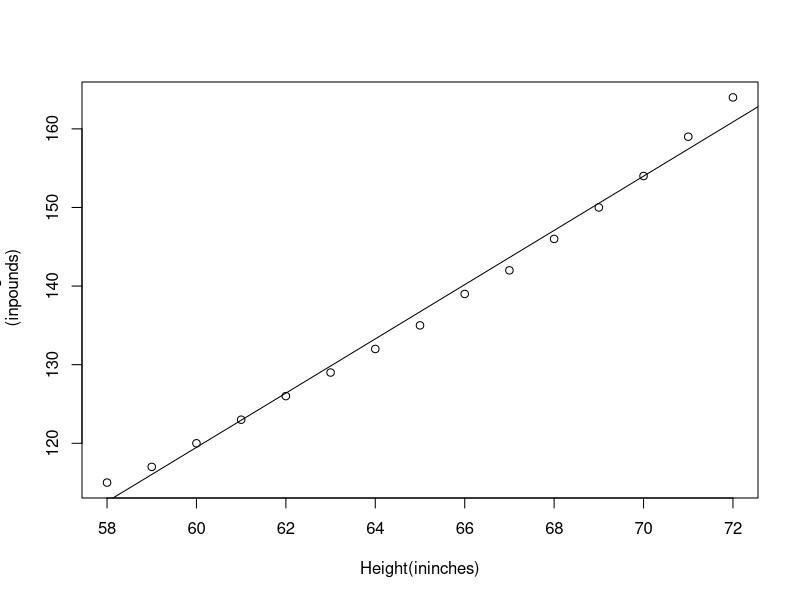
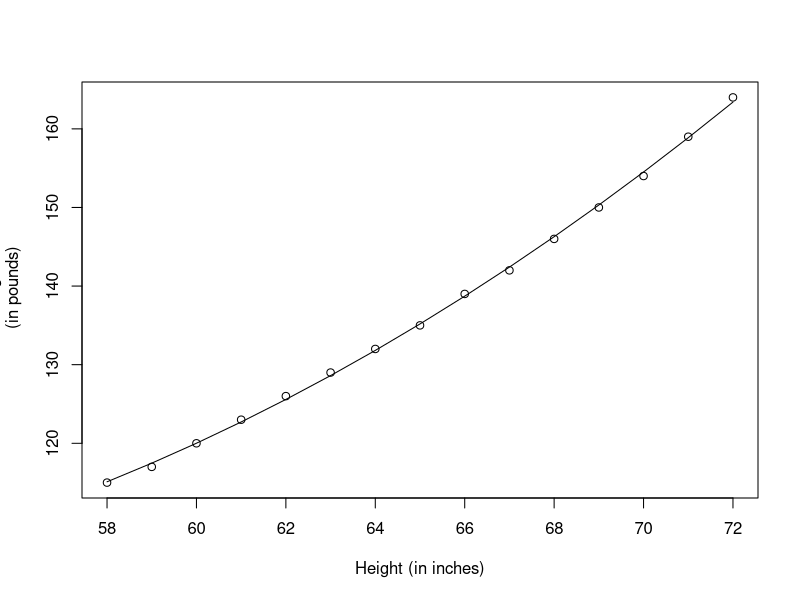
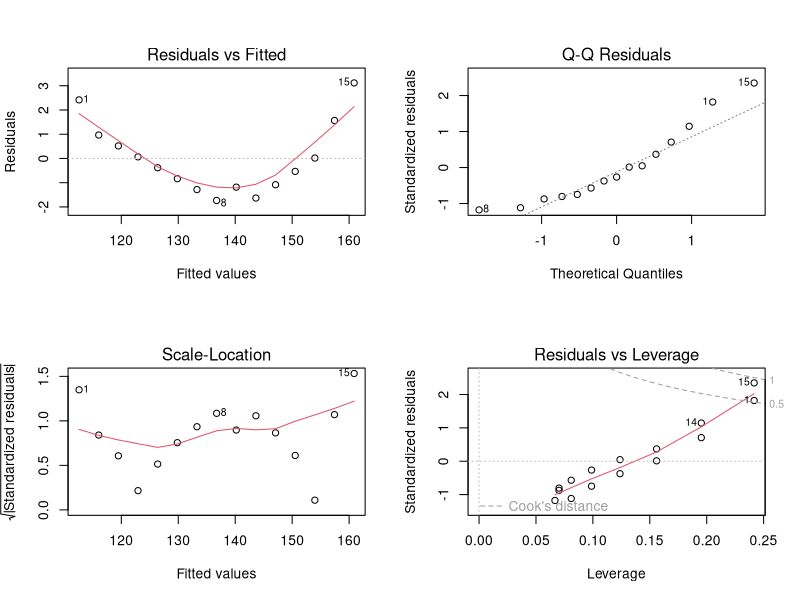
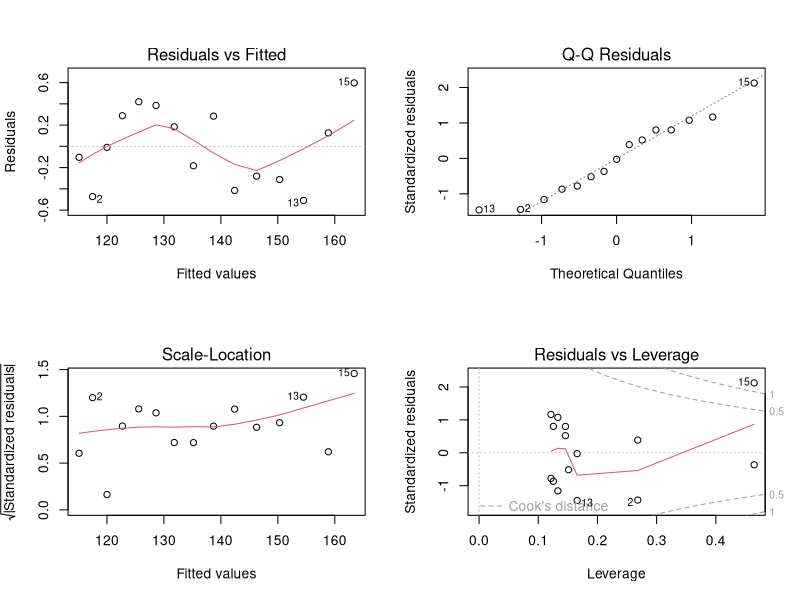
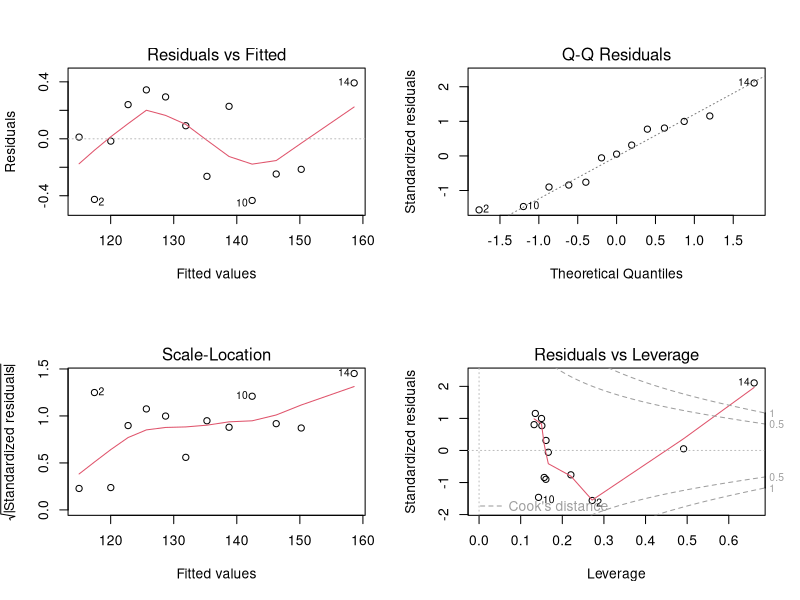
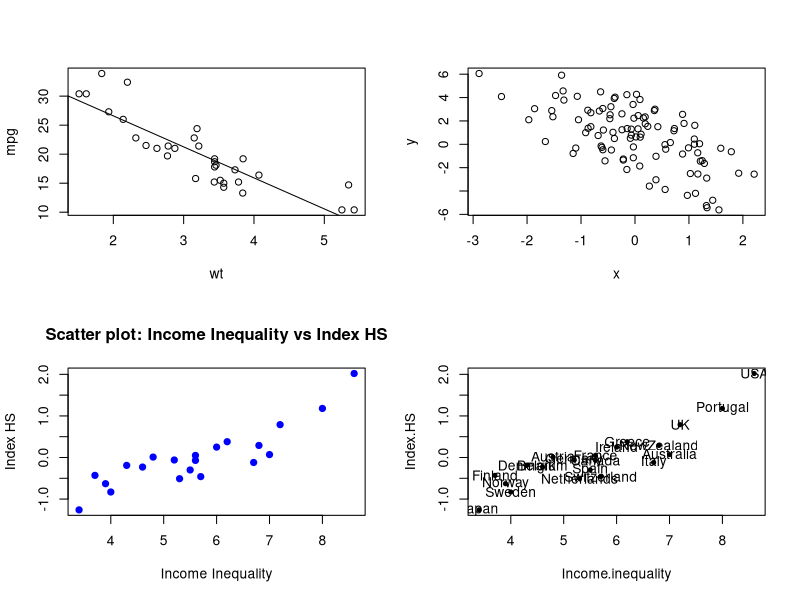
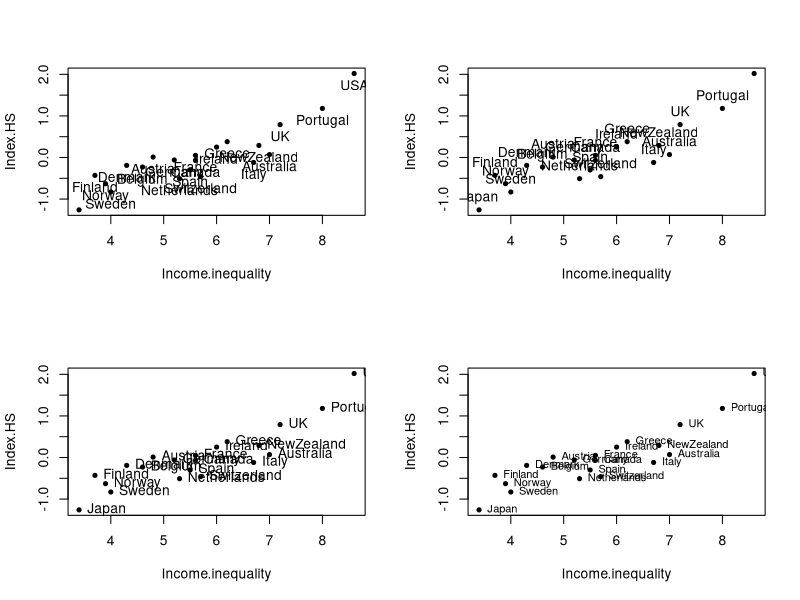
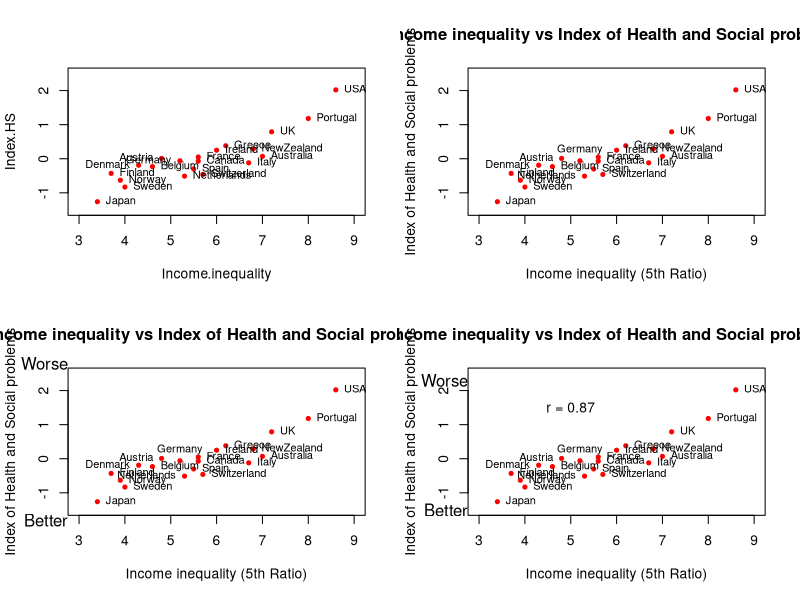

These charts were generated, in order, by the following R code:
## ---- chunk 1
data("women")
 fit<-lm(weight~height, data=women)
 summary(fit)
## ---- chunk 2
women$weight
## ---- chunk 3
fitted(fit)
## ---- chunk 4
residuals(fit)
## ---- chunk 5
plot(women$height,women$weight,xlab="Height(ininches)",ylab="Weight
 (inpounds)")
 abline(fit)
## ---- chunk 6
fit2<- lm(weight~height+I(height^2), data=women)
 summary(fit2)
## ---- chunk 7
plot(women$height,women$weight,xlab="Height (in inches)",ylab="Weight
 (in pounds)")
 lines(women$height,fitted(fit2))
## ---- chunk 8
fit<- lm(weight~height,data=women)
 par(mfrow=c(2,2))
 plot(fit)
## ---- chunk 9
 fit2<- lm(weight~height+I(height^2), data=women)
 par(mfrow=c(2,2))
 plot(fit2)
## ---- chunk 10
newfit<-lm(weight~height+I(height^2),data=women[-c(13,15),])
 par(mfrow=c(2,2))
 plot(newfit)
## ---- chunk 11
 plot(mpg~wt,data=mtcars)
 model<- lm(mpg~wt, data=mtcars)
 #plot(model)
 abline(model)
## ---- chunk 12
summary(model)
## ---- chunk 13
predict(model,newdata=data.frame(wt=6))
## ---- chunk 14
 x <- rnorm(10)
 pnorm(2)
 
 x <- rnorm(10, 20, 2)
## ---- chunk 15
set.seed(1)
 rnorm(5)
## ---- chunk 16
 ## Always set your seed!
 set.seed(20)
 ## Simulate predictor variable
 x <- rnorm(100)
 ## Simulate the error term
 e <- rnorm(100, 0, 2)
 ## Compute the outcome via the model
 y <- 0.5- 2 * x + e
 plot(x, y)
## ---- chunk 17
 set.seed(1)
 sample(1:10, 4)
## ---- chunk 18
 ##Doesn'thavetobenumbers
 sample(letters,5)
 ##[1]"r""s""a""u""w"
 ##Doarandompermutation
 sample(1:10)
 ## [1]10 6 9 2 1 5 8 4 3 7
 sample(1:10)
 ## [1] 510 2 8 6 1 4 3 9 7
 ##Samplew/replacement
 sample(1:10,replace=TRUE)
## ---- chunk 19
# Define vectors
country <- c("Australia","Austria","Belgium","Canada",
             "Denmark","Finland","France","Germany",
             "Greece","Ireland","Italy","Japan","Netherlands",
             "NewZealand","Norway","Portugal","Spain","Sweden",
             "Switzerland","UK","USA")

Income.inequality <- c(7.0, 4.8, 4.6, 5.6, 4.3, 3.7, 5.6, 5.2, 6.2, 6.0, 6.7, 
                        3.4, 5.3, 6.8, 3.9, 8.0, 5.5, 4.0, 5.7, 7.2, 8.6)

Index.HS <- c(0.07, 0.01, -0.23, -0.07, -0.19, -0.43, 0.05, -0.06, 0.38, 0.25, 
              -0.12, -1.26, -0.51, 0.29, -0.63, 1.18, -0.30, -0.83, -0.46, 0.79, 2.02)

GDP_WB <- c(45926, 47682, 43435, 45066, 45537, 30676, 39328, 46401, 26851, 49393,
            35463, 36319, 48253, 37679, 65615, 28760, 33629, 45297, 59540, 40233, 54630)

# Create data frame
data.21 <- data.frame(country, Income.inequality, Index.HS, GDP_WB)

# Scatter plot of Income.inequality vs Index.HS
plot(data.21$Income.inequality, data.21$Index.HS,
     xlab = "Income Inequality",
     ylab = "Index HS",
     main = "Scatter plot: Income Inequality vs Index HS",
     pch = 19, col = "blue")


## ---- chunk 20
Index_inequality.df<-data.21[c("Income.inequality","Index.HS")]
 str(Index_inequality.df)
## ---- chunk 21
(country<-data.21[,"country"])
## ---- chunk 22
 (country.2<-data.21["country"])
## ---- chunk 23
 str(country)
## ---- chunk 24
str(country.2)
## ---- chunk 25
plot(Index_inequality.df,pch=20)
 text(Index_inequality.df,labels=country)
## ---- chunk 26
plot(Index_inequality.df,pch=20)
 text(Index_inequality.df,labels=country,pos=1)
## ---- chunk 27
plot(Index_inequality.df,pch=20)
 text(Index_inequality.df,labels=country,pos=3)
## ---- chunk 28
plot(Index_inequality.df,pch=20)
 text(Index_inequality.df,labels=country,pos=4)
## ---- chunk 29
plot(Index_inequality.df,pch=20)
 text(Index_inequality.df,labels=country,pos=4,cex=0.8)
## ---- chunk 30
which(country %in% c("Austria","Denmark","Germany","Netherland"))
 ## [1] 2 5 8 13
 text.left<-which(country %in% c("Austria","Denmark","Germany","Netherla
 nd"))
 text.left
 ## [1] 2 5 8 13
 text.right<-setdiff(1:nrow(data.21),text.left)
 text.right
 ## [1] 1 3 4 6 7 9 10 11 12 14 15 16 17 18 19 20 21
 pos.text<-ifelse(1:nrow(data.21)%in% text.left,2,4)
 plot(Index_inequality.df,pch=20,col="red",xlim=c(3,9),ylim=c(-1.5,2.5))
 text(Index_inequality.df,labels=country,pos=pos.text,cex=0.8)

## ---- chunk 31
# Identify Germany index
text.up <- which(country %in% "Germany")  # Germany is at position 8

# Example: specify other points for text positioning
text.left <- setdiff(c(2,5,13), text.up)  # manually specify positions if needed

# Set positions: 3=above, 2=left, 4=right
pos.text <- ifelse(1:nrow(data.21) %in% text.up, 3,
                   ifelse(1:nrow(data.21) %in% text.left, 2, 4))

# Scatter plot
plot(data.21$Income.inequality, data.21$Index.HS,
     pch = 20, col = "red", xlim = c(3, 9), ylim = c(-1.5, 2.5),
     ann = FALSE)

# Add country names
text(data.21$Income.inequality, data.21$Index.HS,
     labels = country, pos = pos.text, cex = 0.8)

# Add titles and axis labels
main.title <- "Income inequality vs Index of Health and Social problems"
x.lab <- "Income inequality (5th Ratio)"
y.lab <- "Index of Health and Social problems"

title(main = main.title, xlab = x.lab, ylab = y.lab)


## ---- chunk 32
plot(Index_inequality.df,pch=20,col="red",xlim=c(3,9),ylim=c(-1.5,2.5),
 ann=FALSE)
 text(Index_inequality.df,labels = country,pos=pos.text,cex=0.8)
 main.title<-"Income inequality vs Index of Health and Social problems"
 x.lab<-"Income inequality (5th Ratio)"
 y.lab<-"Index of Health and Social problems"
 title(main=main.title,xlab=x.lab,ylab=y.lab)
 mtext(c("Better","Worse"),side=2,at=c(-1.8,2.8),las=1)

## ---- chunk 33
# Scatter plot
plot(data.21$Income.inequality, data.21$Index.HS,
     pch = 20, col = "red",
     xlim = c(3, 9), ylim = c(-1.5, 2.5),
     ann = FALSE)

# Add country labels
text(data.21$Income.inequality, data.21$Index.HS,
     labels = country, pos = pos.text, cex = 0.8)

# Titles and axis labels
main.title <- "Income inequality vs Index of Health and Social problems"
x.lab <- "Income inequality (5th Ratio)"
y.lab <- "Index of Health and Social problems"
title(main = main.title, xlab = x.lab, ylab = y.lab)

# Add margin text on the y-axis
mtext(c("Better", "Worse"), side = 2, at = c(-1.5, 2.3), las = 1)

# Compute and display correlation
r_value <- cor(data.21$Income.inequality, data.21$Index.HS)
text(x = 5, y = 1.5, labels = paste("r =", round(r_value, 2)))

## ---- chunk 34
# Scatter plot
plot(data.21$Income.inequality, data.21$Index.HS,
     pch = 20, col = "red",
     xlim = c(3, 9), ylim = c(-1.5, 2.5),
     ann = FALSE)

# Add country labels
text(data.21$Income.inequality, data.21$Index.HS,
     labels = country, pos = pos.text, cex = 0.8)

# Titles and labels
main.title <- "Income inequality vs Index of Health and Social problems"
x.lab <- "Income inequality (5th Ratio)"
y.lab <- "Index of Health and Social problems"
title(main = main.title, xlab = x.lab, ylab = y.lab)

# Add "Better"/"Worse" text on y-axis
mtext(c("Better", "Worse"), side = 2, at = c(-1.5, 2.3), las = 1)

# Compute and display correlation coefficient
r_value <- cor(data.21$Income.inequality, data.21$Index.HS)
text(x = 5, y = 1.5, labels = paste("r =", round(r_value, 2)))

# Fit linear regression and add line
lm.ineq <- lm(Index.HS ~ Income.inequality, data = data.21)
abline(lm.ineq, col = "blue", lwd = 2)


## ---- chunk 35
rm(list=ls(all=TRUE))
 ###set.seed(1002)
 n <-30 ## number of observations
 M <- 1 ## number of pathways
 p<-5
 z <- matrix(runif(n * p, 0, 1), nrow=n, ncol=p)
 x <- 3*cos(z[, 1]) + 2*rnorm(n)
 x<-as.matrix(x)
 beta.true <- rep(1,ncol(x))
 ## pathway-response function
 hfun1 <- function(zvec) (10*cos(zvec[1])- 15*(zvec[2])^2+10*exp(-zvec
 [3])*zvec[4]-8*sin(zvec[5])*cos(zvec[3])+20*(zvec[1]*zvec[5]))
 h1 <- apply(z, 1, hfun1) ## only depends on z1,z2,z3,z4,z5
 eps <- rnorm(n)
 y <-x * beta.true + h1+ eps
